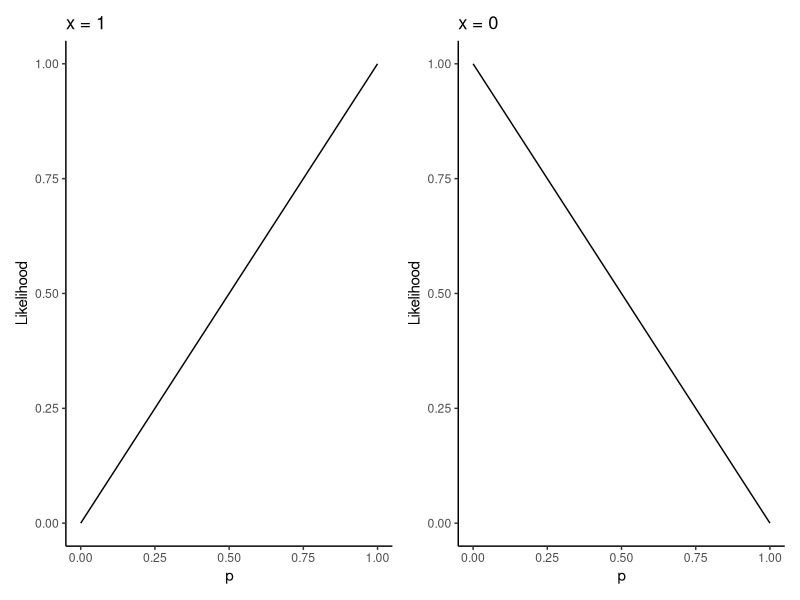
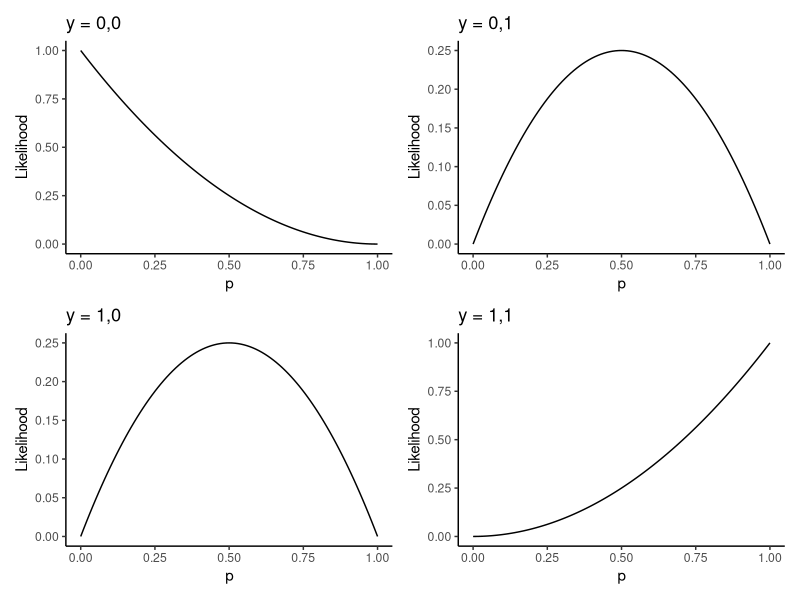
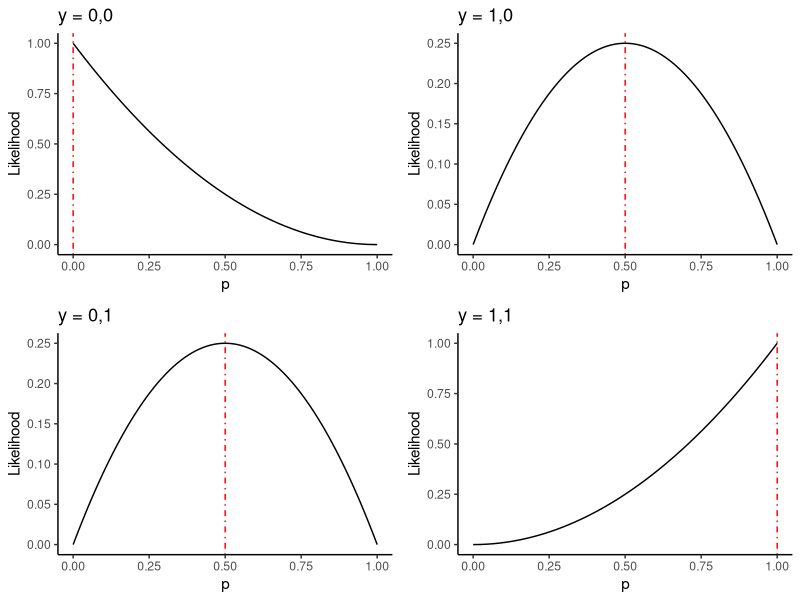
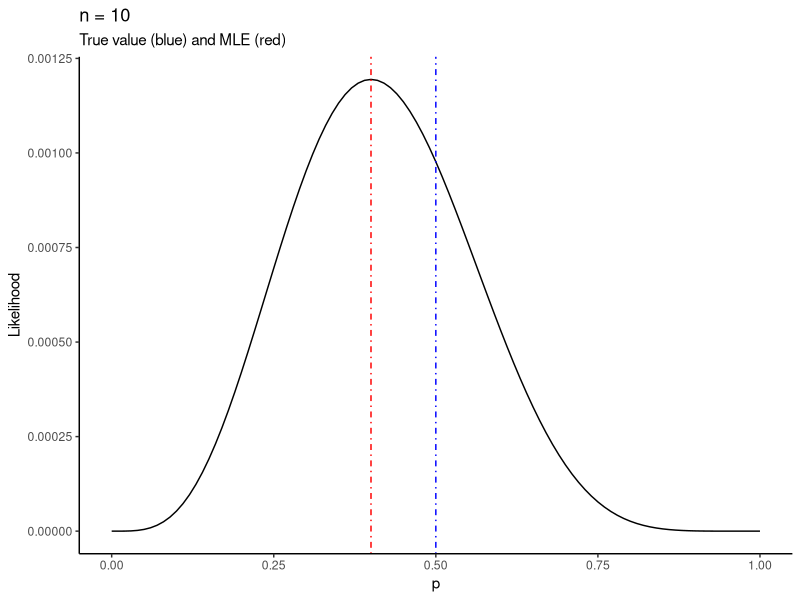

Generate these figures, in order, with R:
## ---- chunk 1
library(tidyverse)
library(patchwork)
## ---- chunk 2
# Simulation to recreate the likelihood function for the two-coin example.
# The likelihood function is the relative frequency with which your sample
# would occur in repeated sampling, for a particular value of the parameter.
# 
# Suppose you flip the coin and get heads. The likelihood function at p1 = 0.7
# is the relative frequency with which you would get heads if you flipped the coin
# over and over, if p really equalled 0.7.
# 
# The likelihood function at p1 = 0.4 is the relative frequency with which you 
# would get heads if you flipped the coin over and over, if p really equalled 0.4.
# 
# Let's do it:
simulate_likelihood_x1 <- function(p) {
  # Make sure p is in the range of possible values
  if (!(p %in% c(.7,.4))) stop(stringr::str_c("Wrong value for p. p should be .7 or .4. You gave p = ",p))
  # Sample the data repeatedly according to this p
  N <- 1000
  repeatedsampling <- sample(c(1,0),N,replace = TRUE,prob = c(p,1-p)) # Sample 1/0 with prob p/(1-p), N times
  # Return the relative frequency with which x == 1
  mean(repeatedsampling == 1)
}

# Check it out:
set.seed(478032749)
simulate_likelihood_x1(.7) # Should be around .7
simulate_likelihood_x1(.4) # Should be around .4
## ---- chunk 3
simulate_likelihood_x0 <- function(p) 1 - simulate_likelihood_x1(p)
## ---- chunk 4
set.seed(8907968)
simulate_likelihood_x0(.7)
simulate_likelihood_x0(.4)
## ---- chunk 5
likelihood <- function(p,x) (p^x) * (1-p)^(1-x)
baseplot <- tibble(x = c(0,1)) %>%
  ggplot(aes(x = x)) +
  theme_classic() +
  labs(x = "p",y = "Likelihood")
leftplot <- baseplot +
  stat_function(fun = likelihood,args = list(x = 1)) +
  labs(title = "x = 1")
rightplot <- baseplot +
  stat_function(fun = likelihood,args = list(x = 0)) +
  labs(title = "x = 0")

leftplot | rightplot
## ---- chunk 6
# Store the four samples in a (named) list
ylist <- list(
  "y1" = c(0,0),
  "y2" = c(1,0),
  "y3" = c(0,1),
  "y4" = c(1,1)
)
likelihood <- function(p,y) p^(sum(y)) * (1-p)^(sum(1-y))
makeplot <- function(y) {
  # y = c(0,0) or c(0,1) or c(1,0) or c(1,1)
  plotname <- as.character(y) %>% stringr::str_c(collapse = ",")
  baseplot + # baseplot was made above
    stat_function(fun = likelihood,args = list(y = y)) +
    labs(title = stringr::str_c("y = ",plotname))
}
( makeplot(c(0,0)) | makeplot(c(0,1)) ) /
( makeplot(c(1,0)) | makeplot(c(1,1)) ) 
## ---- chunk 7
makeplot <- function(s) {
  plotname <- as.character(ylist[[s]]) %>% stringr::str_c(collapse = ",")
  baseplot +
    stat_function(fun = likelihood,args = list(y = ylist[[s]])) +
    labs(title = stringr::str_c("y = ",plotname)) + 
    geom_vline(xintercept = mean(ylist[[s]]),colour = "red",linetype = "dotdash")
}
names(ylist) %>%
  map(makeplot) %>%
  cowplot::plot_grid(plotlist = .,nrow = 2)
## ---- chunk 8
plotlikelihood <- function(n,p0) {
  samp <- sample(c(1,0),n,replace = TRUE,prob = c(p0,1-p0))
  baseplot +
    stat_function(fun = likelihood,args = list(y = samp)) +
    geom_vline(xintercept = p0,colour = "blue",linetype = "dotdash") +
    geom_vline(xintercept = mean(samp),colour = "red",linetype = "dotdash") +
    labs(title = stringr::str_c("n = ",n),
         subtitle = "True value (blue) and MLE (red)")
}
## ---- chunk 9
set.seed(56576)
plotlikelihood(10,.5)
## ---- chunk 10
# Read in the data from disk
apartmentdata <- readr::read_csv(
  file = "data/apartment-data/toronto-apartment-building-evaluations.csv"
)
# Clean it up
apartmentclean <- apartmentdata %>% 
  filter(!is.na(SCORE)) %>% # Remove apartments with missing scores
  dplyr::select(ward = WARD,
                score = SCORE,
                property_type = PROPERTY_TYPE,
                year_built = YEAR_BUILT,
                address = SITE_ADDRESS
  )
glimpse(apartmentclean)

# Make a table of average scores for private residences (i.e. not social housing)
apartmentclean %>%
  filter(property_type == "PRIVATE") %>%
  group_by(ward) %>%
  summarize(avg_score = mean(score)) %>%
  knitr::kable()

## ---- chunk 11
themeans <- apartmentclean %>%
  filter(property_type == "PRIVATE") %>%
  group_by(ward) %>%
  summarize(avg_score = mean(score))

thesd <- apartmentclean %>%
  filter(property_type == "PRIVATE") %>%
  summarize(sd = sd(score))

cat("The means: \n")
knitr::kable(themeans)
cat("The standard deviation: \n")
thesd
